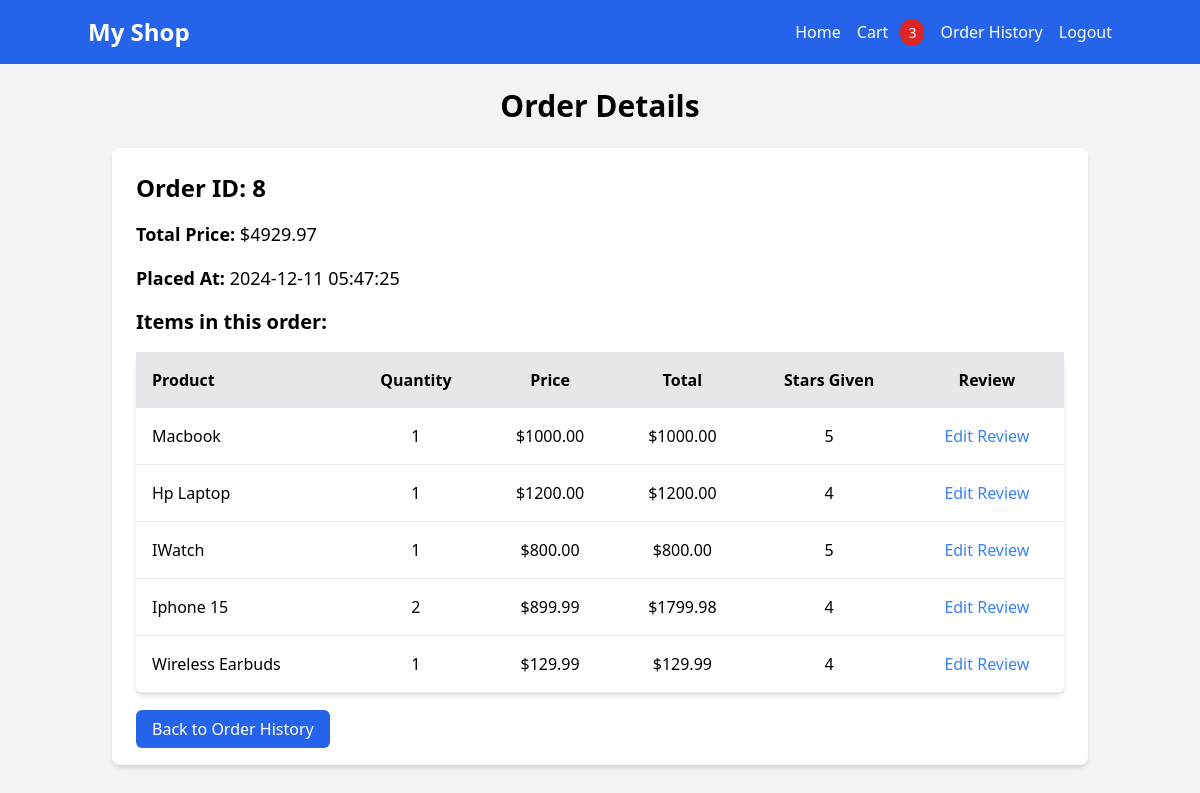
The page /order-details/8/ (signed in) on the database its author committed.
### shop/models.py (models this page shows, shortened)
class Order(models.Model):
    user = models.ForeignKey(User, on_delete=models.CASCADE)
    total_price = models.DecimalField(max_digits=10, decimal_places=2)
    placed_at = models.DateTimeField(auto_now_add=True)

class Product(models.Model):
    name = models.CharField(max_length=255)
    price = models.DecimalField(max_digits=10, decimal_places=2)
    description = models.TextField()

### shop/views.py (the view)
# urls.py: path('order-details/<int:id>/', views.order_details, name='order_details'),
@login_required
def order_details(request, id):
    order = get_object_or_404(Order, id=id)
    utc_zone = pytz.utc
    est_zone = pytz.timezone('US/Eastern')
    placed_at_est = order.placed_at.astimezone(est_zone)
    order_items = order.order_items.all()
    order_items = order_items.annotate(
        has_review=Exists(
            ProductReview.objects.filter(product=OuterRef('product'), user=request.user)
        ),
        review_star=Subquery(
            ProductReview.objects.filter(
                product=OuterRef('product'),
                user=request.user
            ).values('star')[:1]  # Get the first result (if any)
        )
    )
    order_item_data = []
    for item in order_items:
        order_item_data.append({
            "product": item.product,
            "quantity": item.quantity,
            "price": item.product.price,
            "total_price": item.get_total_price(),
            "has_review": item.has_review,
            "review_star": item.review_star if item.review_star is not None else "Not Rated",
        })
    return render(request, 'shop/order_details.html', {
        'order': order,
        'placed_at_est': placed_at_est,  # Pass the EST datetime
        'order_item_data': order_item_data,
    })

### shop/context_processors.py (called while the page is built)
def cart_item_count(request):
    total_items = 0
    if request.user.is_authenticated:
        cart, created = Cart.objects.get_or_create(user=request.user)
        cart_items = CartItem.objects.filter(cart=cart)
        total_items = sum(item.quantity for item in cart_items)
    return {'total_items': total_items}

### shop/models.py (called while the page is built)
    def get_total_price(self):
        return self.product.price * self.quantity

### shop/templates/shop/order_details.html (shortened to what this page needs)
{% extends 'shop/base.html' %}
{% block content %}
<div class="container mx-auto p-6">
    <h1 class="text-3xl font-bold text-center mb-6">Order Details</h1>
    <div class="bg-white shadow-md rounded-lg p-6">
        <h2 class="text-2xl font-semibold mb-4">Order ID: {{ order.id }}</h2>
        <p class="text-lg mb-4"><strong>Total Price:</strong> ${{ order.total_price }}</p>
        <p class="text-lg mb-4"><strong>Placed At:</strong> {{ placed_at_est|date:"Y-m-d H:i:s" }}</p>
        <h3 class="text-xl font-semibold mb-4">Items in this order:</h3>
        <table class="table-auto w-full bg-white shadow-md rounded-lg">
            <thead>
                <tr class="bg-gray-200">
                    <th class="p-4 text-left">Product</th>
                    <th class="p-4 text-center">Quantity</th>
                    <th class="p-4 text-center">Price</th>
                    <th class="p-4 text-center">Total</th>
                    <th class="p-4 text-center">Stars Given</th>
                    <th class="p-4 text-center">Review</th>
                </tr>
            </thead>
            <tbody>
                {% for item in order_item_data %}
                <tr class="border-b">
                    <td class="p-4">{{ item.product.name }}</td>
                    <td class="p-4 text-center">{{ item.quantity }}</td>
                    <td class="p-4 text-center">${{ item.price }}</td>
                    <td class="p-4 text-center">${{ item.total_price }}</td>
                    <td class="p-4 text-center">
                        {{ item.review_star }}
                    </td>
                    <td class="p-4 text-center">
                        <a href="{% url 'product_review' item.product.id %}" class="text-blue-500 hover:underline">
                            {% if item.has_review %}
                            Edit Review
                            {% else %}
                            Submit Review
                            {% endif %}
                        </a>
                    </td>
                </tr>
                {% endfor %}
            </tbody>
        </table>
        <div class="mt-6">
            <a href="{% url 'order_history' %}"
                class="bg-blue-600 text-white px-4 py-2 rounded-md hover:bg-blue-700 transition duration-300">Back to
                Order History</a>
        </div>
    </div>
</div>
{% endblock %}

### rows shown on the page
Order: id "8", total_price "4929.97"
Product: product.name "Macbook", quantity "1", price "1000.00", total_price "1000.00", review_star "5"
Product: product.name "Hp Laptop", quantity "1", price "1200.00", total_price "1200.00", review_star "4"
Product: product.name "IWatch", quantity "1", price "800.00", total_price "800.00", review_star "5"
Product: product.name "Iphone 15", quantity "2", price "899.99", total_price "1799.98", review_star "4"
Product: product.name "Wireless Earbuds", quantity "1", price "129.99", total_price "129.99", review_star "4"

### other values the page prints
{{ total_items }} "3"
{{ placed_at_est|date:"Y-m-d H:i:s" }} "2024-12-11 05:47:25"
